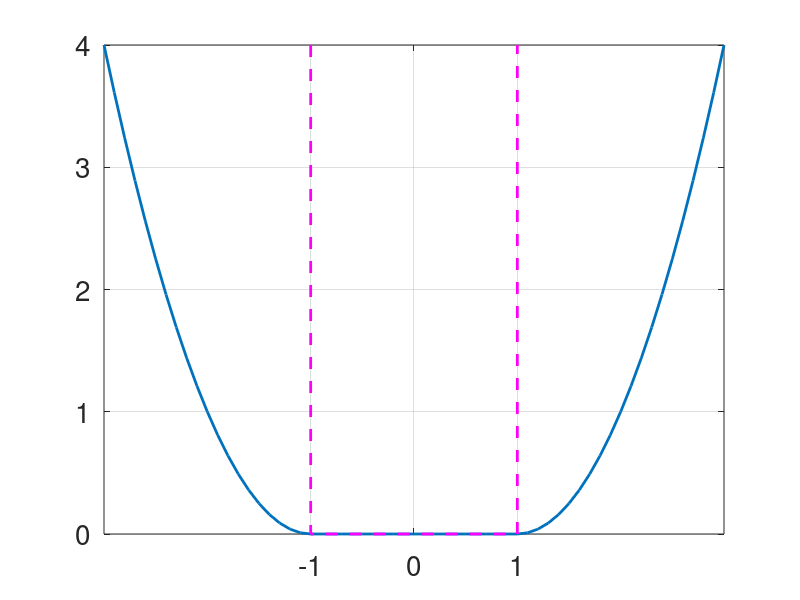

The MATLAB source for this figure: (Note: this script raises an error after producing the figure.)
tt=-3:0.1:3; func1 = max(abs(tt)-1,0).^2;
figure, plot(tt, func1, 'linewidth', 2);
hold on;
yl=ylim;
plot([-1;-1;1;1],yl([2,1,1,2]),'m--','linewidth',2);
grid on;
set(gca,'fontsize',20,'xtick',-1:1);
format_ticks(gca, {'-\lambda', '0', '\lambda'});
set(gca,'xtick',-3:3,'yticklabel',[]);
xlim([-3 3]);
text(1,3,'\delta_\lambda(v)','FontSize',20,'Color','m');
text(2,3,'Env[\delta_\lambda](v)','FontSize',20,'Color','b');
xyaxis(xlim, ylim);
axis off;
